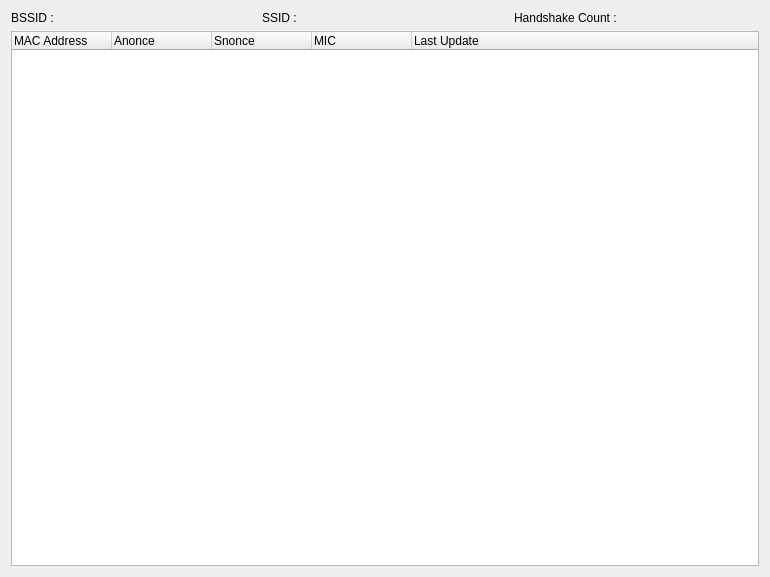
<?xml version="1.0" encoding="UTF-8"?>
<ui version="4.0">
 <class>EAPOLDialog</class>
 <widget class="QDialog" name="EAPOLDialog">
  <property name="geometry">
   <rect>
    <x>0</x>
    <y>0</y>
    <width>770</width>
    <height>577</height>
   </rect>
  </property>
  <property name="windowTitle">
   <string>Dialog</string>
  </property>
  <layout class="QVBoxLayout" name="verticalLayout_2">
   <item>
    <layout class="QHBoxLayout" name="horizontalLayout">
     <item>
      <widget class="QLabel" name="label_bssid">
       <property name="text">
        <string>BSSID : </string>
       </property>
      </widget>
     </item>
     <item>
      <widget class="QLabel" name="label_essid">
       <property name="text">
        <string>SSID : </string>
       </property>
      </widget>
     </item>
     <item>
      <widget class="QLabel" name="label_eapolCount">
       <property name="text">
        <string>Handshake Count :</string>
       </property>
      </widget>
     </item>
    </layout>
   </item>
   <item>
    <widget class="QTreeWidget" name="treeWidget">
     <column>
      <property name="text">
       <string>MAC Address</string>
      </property>
     </column>
     <column>
      <property name="text">
       <string>Anonce</string>
      </property>
     </column>
     <column>
      <property name="text">
       <string>Snonce</string>
      </property>
     </column>
     <column>
      <property name="text">
       <string>MIC</string>
      </property>
     </column>
     <column>
      <property name="text">
       <string>Last Update</string>
      </property>
     </column>
    </widget>
   </item>
  </layout>
 </widget>
 <resources/>
 <connections/>
</ui>
